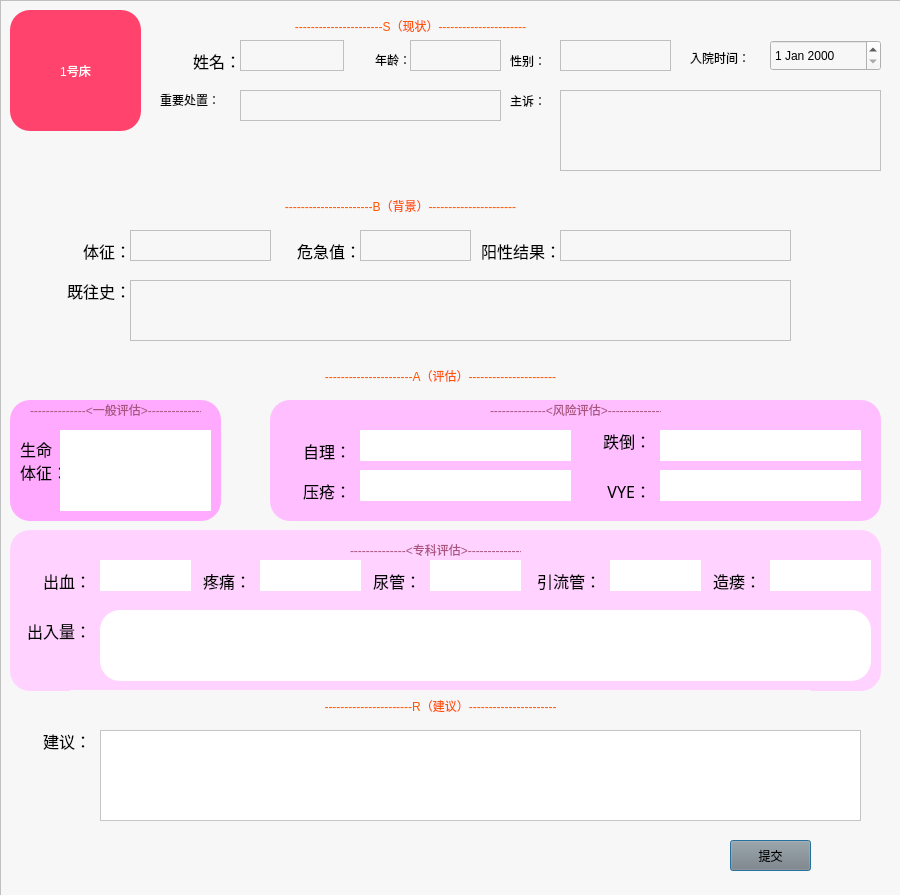
<?xml version="1.0" encoding="UTF-8"?>
<ui version="4.0">
 <class>PatientViewer</class>
 <widget class="QDialog" name="PatientViewer">
  <property name="geometry">
   <rect>
    <x>0</x>
    <y>0</y>
    <width>900</width>
    <height>895</height>
   </rect>
  </property>
  <property name="windowTitle">
   <string>SBAR系统</string>
  </property>
  <widget class="QFrame" name="frame">
   <property name="geometry">
    <rect>
     <x>0</x>
     <y>0</y>
     <width>901</width>
     <height>901</height>
    </rect>
   </property>
   <property name="sizePolicy">
    <sizepolicy hsizetype="Preferred" vsizetype="Preferred">
     <horstretch>0</horstretch>
     <verstretch>0</verstretch>
    </sizepolicy>
   </property>
   <property name="layoutDirection">
    <enum>Qt::LeftToRight</enum>
   </property>
   <property name="styleSheet">
    <string notr="true">background-color: rgb(247, 247, 247);
</string>
   </property>
   <property name="frameShape">
    <enum>QFrame::StyledPanel</enum>
   </property>
   <property name="frameShadow">
    <enum>QFrame::Raised</enum>
   </property>
   <widget class="QLabel" name="label">
    <property name="geometry">
     <rect>
      <x>10</x>
      <y>10</y>
      <width>131</width>
      <height>121</height>
     </rect>
    </property>
    <property name="sizePolicy">
     <sizepolicy hsizetype="Minimum" vsizetype="Preferred">
      <horstretch>0</horstretch>
      <verstretch>0</verstretch>
     </sizepolicy>
    </property>
    <property name="layoutDirection">
     <enum>Qt::RightToLeft</enum>
    </property>
    <property name="styleSheet">
     <string notr="true"> background-color: rgb(255, 67, 108);
 color: white;
 border-radius: 20px; /* 添加圆角 */
	font: 75 24pt &quot;微软雅黑&quot;;

</string>
    </property>
    <property name="frameShadow">
     <enum>QFrame::Sunken</enum>
    </property>
    <property name="text">
     <string>1号床</string>
    </property>
    <property name="alignment">
     <set>Qt::AlignCenter</set>
    </property>
   </widget>
   <widget class="QLabel" name="label_2">
    <property name="geometry">
     <rect>
      <x>180</x>
      <y>50</y>
      <width>61</width>
      <height>21</height>
     </rect>
    </property>
    <property name="font">
     <font>
      <family>宋体</family>
      <pointsize>12</pointsize>
      <weight>50</weight>
      <italic>false</italic>
      <bold>false</bold>
     </font>
    </property>
    <property name="styleSheet">
     <string notr="true">font: 12pt &quot;宋体&quot;;</string>
    </property>
    <property name="text">
     <string>姓名：</string>
    </property>
    <property name="alignment">
     <set>Qt::AlignRight|Qt::AlignTrailing|Qt::AlignVCenter</set>
    </property>
   </widget>
   <widget class="QLabel" name="label_3">
    <property name="geometry">
     <rect>
      <x>360</x>
      <y>50</y>
      <width>51</width>
      <height>20</height>
     </rect>
    </property>
    <property name="styleSheet">
     <string notr="true">font: 12pt &quot;宋体&quot;;</string>
    </property>
    <property name="text">
     <string>年龄：</string>
    </property>
    <property name="alignment">
     <set>Qt::AlignRight|Qt::AlignTrailing|Qt::AlignVCenter</set>
    </property>
   </widget>
   <widget class="QLabel" name="label_4">
    <property name="geometry">
     <rect>
      <x>510</x>
      <y>50</y>
      <width>41</width>
      <height>21</height>
     </rect>
    </property>
    <property name="styleSheet">
     <string notr="true">font: 12pt &quot;宋体&quot;;</string>
    </property>
    <property name="text">
     <string>性别：</string>
    </property>
   </widget>
   <widget class="QLabel" name="label_5">
    <property name="geometry">
     <rect>
      <x>690</x>
      <y>50</y>
      <width>81</width>
      <height>16</height>
     </rect>
    </property>
    <property name="styleSheet">
     <string notr="true">font: 12pt &quot;宋体&quot;;</string>
    </property>
    <property name="text">
     <string>入院时间：</string>
    </property>
   </widget>
   <widget class="QLabel" name="label_6">
    <property name="geometry">
     <rect>
      <x>190</x>
      <y>10</y>
      <width>441</width>
      <height>31</height>
     </rect>
    </property>
    <property name="styleSheet">
     <string notr="true">font: 75 12pt &quot;微软雅黑&quot;;
color: rgb(255, 85, 0);</string>
    </property>
    <property name="text">
     <string>----------------------S（现状）----------------------</string>
    </property>
    <property name="alignment">
     <set>Qt::AlignCenter</set>
    </property>
   </widget>
   <widget class="QLabel" name="label_7">
    <property name="geometry">
     <rect>
      <x>510</x>
      <y>90</y>
      <width>51</width>
      <height>21</height>
     </rect>
    </property>
    <property name="styleSheet">
     <string notr="true">font: 12pt &quot;宋体&quot;;</string>
    </property>
    <property name="text">
     <string>主诉：</string>
    </property>
   </widget>
   <widget class="QLabel" name="label_8">
    <property name="geometry">
     <rect>
      <x>160</x>
      <y>90</y>
      <width>71</width>
      <height>20</height>
     </rect>
    </property>
    <property name="styleSheet">
     <string notr="true">font: 12pt &quot;宋体&quot;;</string>
    </property>
    <property name="text">
     <string>重要处置：</string>
    </property>
   </widget>
   <widget class="QTextEdit" name="chief_complaint">
    <property name="geometry">
     <rect>
      <x>560</x>
      <y>90</y>
      <width>321</width>
      <height>81</height>
     </rect>
    </property>
    <property name="styleSheet">
     <string notr="true">font: 12pt &quot;宋体&quot;;</string>
    </property>
    <property name="tabChangesFocus">
     <bool>true</bool>
    </property>
   </widget>
   <widget class="QTextEdit" name="username">
    <property name="geometry">
     <rect>
      <x>240</x>
      <y>40</y>
      <width>104</width>
      <height>31</height>
     </rect>
    </property>
    <property name="styleSheet">
     <string notr="true">font: 12pt &quot;宋体&quot;;</string>
    </property>
    <property name="tabChangesFocus">
     <bool>true</bool>
    </property>
   </widget>
   <widget class="QDateEdit" name="admission_date">
    <property name="geometry">
     <rect>
      <x>770</x>
      <y>40</y>
      <width>111</width>
      <height>31</height>
     </rect>
    </property>
    <property name="styleSheet">
     <string notr="true">font: 12pt &quot;宋体&quot;;</string>
    </property>
   </widget>
   <widget class="QTextEdit" name="age">
    <property name="geometry">
     <rect>
      <x>410</x>
      <y>40</y>
      <width>91</width>
      <height>31</height>
     </rect>
    </property>
    <property name="styleSheet">
     <string notr="true">font: 12pt &quot;宋体&quot;;</string>
    </property>
    <property name="tabChangesFocus">
     <bool>true</bool>
    </property>
   </widget>
   <widget class="QTextEdit" name="important_disposal">
    <property name="geometry">
     <rect>
      <x>240</x>
      <y>90</y>
      <width>261</width>
      <height>31</height>
     </rect>
    </property>
    <property name="styleSheet">
     <string notr="true">font: 12pt &quot;宋体&quot;;</string>
    </property>
    <property name="tabChangesFocus">
     <bool>true</bool>
    </property>
   </widget>
   <widget class="QTextEdit" name="gender">
    <property name="geometry">
     <rect>
      <x>560</x>
      <y>40</y>
      <width>111</width>
      <height>31</height>
     </rect>
    </property>
    <property name="styleSheet">
     <string notr="true">font: 12pt &quot;宋体&quot;;</string>
    </property>
    <property name="tabChangesFocus">
     <bool>true</bool>
    </property>
   </widget>
   <widget class="QLabel" name="label_17">
    <property name="geometry">
     <rect>
      <x>30</x>
      <y>190</y>
      <width>741</width>
      <height>31</height>
     </rect>
    </property>
    <property name="styleSheet">
     <string notr="true">font: 75 12pt &quot;微软雅黑&quot;;
color: rgb(255, 85, 0);</string>
    </property>
    <property name="text">
     <string>----------------------B（背景）----------------------</string>
    </property>
    <property name="alignment">
     <set>Qt::AlignCenter</set>
    </property>
   </widget>
   <widget class="QLabel" name="label_18">
    <property name="geometry">
     <rect>
      <x>60</x>
      <y>280</y>
      <width>71</width>
      <height>21</height>
     </rect>
    </property>
    <property name="font">
     <font>
      <family>宋体</family>
      <pointsize>12</pointsize>
      <weight>50</weight>
      <italic>false</italic>
      <bold>false</bold>
     </font>
    </property>
    <property name="styleSheet">
     <string notr="true">font: 12pt &quot;宋体&quot;;</string>
    </property>
    <property name="text">
     <string>既往史：</string>
    </property>
    <property name="alignment">
     <set>Qt::AlignRight|Qt::AlignTrailing|Qt::AlignVCenter</set>
    </property>
   </widget>
   <widget class="QLabel" name="label_19">
    <property name="geometry">
     <rect>
      <x>480</x>
      <y>240</y>
      <width>81</width>
      <height>21</height>
     </rect>
    </property>
    <property name="font">
     <font>
      <family>宋体</family>
      <pointsize>12</pointsize>
      <weight>50</weight>
      <italic>false</italic>
      <bold>false</bold>
     </font>
    </property>
    <property name="styleSheet">
     <string notr="true">font: 12pt &quot;宋体&quot;;</string>
    </property>
    <property name="text">
     <string>阳性结果：</string>
    </property>
    <property name="alignment">
     <set>Qt::AlignRight|Qt::AlignTrailing|Qt::AlignVCenter</set>
    </property>
   </widget>
   <widget class="QLabel" name="label_20">
    <property name="geometry">
     <rect>
      <x>70</x>
      <y>240</y>
      <width>61</width>
      <height>21</height>
     </rect>
    </property>
    <property name="font">
     <font>
      <family>宋体</family>
      <pointsize>12</pointsize>
      <weight>50</weight>
      <italic>false</italic>
      <bold>false</bold>
     </font>
    </property>
    <property name="styleSheet">
     <string notr="true">font: 12pt &quot;宋体&quot;;</string>
    </property>
    <property name="text">
     <string>体征：</string>
    </property>
    <property name="alignment">
     <set>Qt::AlignRight|Qt::AlignTrailing|Qt::AlignVCenter</set>
    </property>
   </widget>
   <widget class="QLabel" name="label_21">
    <property name="geometry">
     <rect>
      <x>290</x>
      <y>240</y>
      <width>71</width>
      <height>21</height>
     </rect>
    </property>
    <property name="font">
     <font>
      <family>宋体</family>
      <pointsize>12</pointsize>
      <weight>50</weight>
      <italic>false</italic>
      <bold>false</bold>
     </font>
    </property>
    <property name="styleSheet">
     <string notr="true">font: 12pt &quot;宋体&quot;;</string>
    </property>
    <property name="text">
     <string>危急值：</string>
    </property>
    <property name="alignment">
     <set>Qt::AlignRight|Qt::AlignTrailing|Qt::AlignVCenter</set>
    </property>
   </widget>
   <widget class="QTextEdit" name="physical_examination">
    <property name="geometry">
     <rect>
      <x>130</x>
      <y>230</y>
      <width>141</width>
      <height>31</height>
     </rect>
    </property>
    <property name="styleSheet">
     <string notr="true">font: 12pt &quot;宋体&quot;;</string>
    </property>
    <property name="tabChangesFocus">
     <bool>true</bool>
    </property>
   </widget>
   <widget class="QTextEdit" name="critical_value">
    <property name="geometry">
     <rect>
      <x>360</x>
      <y>230</y>
      <width>111</width>
      <height>31</height>
     </rect>
    </property>
    <property name="styleSheet">
     <string notr="true">font: 12pt &quot;宋体&quot;;</string>
    </property>
    <property name="tabChangesFocus">
     <bool>true</bool>
    </property>
   </widget>
   <widget class="QTextEdit" name="positive_results">
    <property name="geometry">
     <rect>
      <x>560</x>
      <y>230</y>
      <width>231</width>
      <height>31</height>
     </rect>
    </property>
    <property name="styleSheet">
     <string notr="true">font: 12pt &quot;宋体&quot;;</string>
    </property>
    <property name="tabChangesFocus">
     <bool>true</bool>
    </property>
   </widget>
   <widget class="QTextEdit" name="medical_history">
    <property name="geometry">
     <rect>
      <x>130</x>
      <y>280</y>
      <width>661</width>
      <height>61</height>
     </rect>
    </property>
    <property name="styleSheet">
     <string notr="true">font: 12pt &quot;宋体&quot;;</string>
    </property>
    <property name="tabChangesFocus">
     <bool>true</bool>
    </property>
   </widget>
   <widget class="QLabel" name="label_22">
    <property name="geometry">
     <rect>
      <x>70</x>
      <y>360</y>
      <width>741</width>
      <height>31</height>
     </rect>
    </property>
    <property name="styleSheet">
     <string notr="true">font: 75 12pt &quot;微软雅黑&quot;;
color: rgb(255, 85, 0);</string>
    </property>
    <property name="text">
     <string>----------------------A（评估）----------------------</string>
    </property>
    <property name="alignment">
     <set>Qt::AlignCenter</set>
    </property>
   </widget>
   <widget class="QFrame" name="frame_2">
    <property name="geometry">
     <rect>
      <x>10</x>
      <y>400</y>
      <width>211</width>
      <height>121</height>
     </rect>
    </property>
    <property name="styleSheet">
     <string notr="true"> border-radius: 20px; /* 添加圆角 */background-color: rgb(255, 170, 255);</string>
    </property>
    <property name="frameShape">
     <enum>QFrame::StyledPanel</enum>
    </property>
    <property name="frameShadow">
     <enum>QFrame::Raised</enum>
    </property>
    <widget class="QLabel" name="label_26">
     <property name="geometry">
      <rect>
       <x>10</x>
       <y>30</y>
       <width>41</width>
       <height>61</height>
      </rect>
     </property>
     <property name="font">
      <font>
       <family>宋体</family>
       <pointsize>12</pointsize>
       <weight>50</weight>
       <italic>false</italic>
       <bold>false</bold>
      </font>
     </property>
     <property name="styleSheet">
      <string notr="true">background-color: rgb(255, 170, 255);font: 12pt &quot;宋体&quot;;</string>
     </property>
     <property name="text">
      <string>生命 
体征：</string>
     </property>
     <property name="textFormat">
      <enum>Qt::AutoText</enum>
     </property>
     <property name="alignment">
      <set>Qt::AlignLeading|Qt::AlignLeft|Qt::AlignVCenter</set>
     </property>
    </widget>
    <widget class="QTextEdit" name="vital_signs">
     <property name="geometry">
      <rect>
       <x>50</x>
       <y>30</y>
       <width>151</width>
       <height>81</height>
      </rect>
     </property>
     <property name="styleSheet">
      <string notr="true"> border-radius: 0px; /* 添加圆角 */background-color: rgb(255, 255, 255);</string>
     </property>
     <property name="tabChangesFocus">
      <bool>true</bool>
     </property>
    </widget>
    <widget class="QLabel" name="label_23">
     <property name="geometry">
      <rect>
       <x>20</x>
       <y>0</y>
       <width>171</width>
       <height>21</height>
      </rect>
     </property>
     <property name="styleSheet">
      <string notr="true">background-color: rgb(255, 170, 255);font: 75 10pt &quot;微软雅黑&quot;;

color: rgb(170, 85, 127);</string>
     </property>
     <property name="text">
      <string>--------------&lt;一般评估&gt;---------------</string>
     </property>
     <property name="alignment">
      <set>Qt::AlignCenter</set>
     </property>
    </widget>
   </widget>
   <widget class="QLabel" name="label_27">
    <property name="geometry">
     <rect>
      <x>20</x>
      <y>620</y>
      <width>71</width>
      <height>21</height>
     </rect>
    </property>
    <property name="font">
     <font>
      <family>宋体</family>
      <pointsize>12</pointsize>
      <weight>50</weight>
      <italic>false</italic>
      <bold>false</bold>
     </font>
    </property>
    <property name="styleSheet">
     <string notr="true">background-color: rgb(255, 210, 255);font: 12pt &quot;宋体&quot;;</string>
    </property>
    <property name="text">
     <string>出入量：</string>
    </property>
    <property name="alignment">
     <set>Qt::AlignRight|Qt::AlignTrailing|Qt::AlignVCenter</set>
    </property>
   </widget>
   <widget class="QLabel" name="label_29">
    <property name="geometry">
     <rect>
      <x>200</x>
      <y>570</y>
      <width>51</width>
      <height>21</height>
     </rect>
    </property>
    <property name="font">
     <font>
      <family>宋体</family>
      <pointsize>12</pointsize>
      <weight>50</weight>
      <italic>false</italic>
      <bold>false</bold>
     </font>
    </property>
    <property name="styleSheet">
     <string notr="true">background-color: rgb(255, 210, 255);font: 12pt &quot;宋体&quot;;</string>
    </property>
    <property name="text">
     <string>疼痛：</string>
    </property>
    <property name="alignment">
     <set>Qt::AlignRight|Qt::AlignTrailing|Qt::AlignVCenter</set>
    </property>
   </widget>
   <widget class="QLabel" name="label_33">
    <property name="geometry">
     <rect>
      <x>280</x>
      <y>480</y>
      <width>71</width>
      <height>21</height>
     </rect>
    </property>
    <property name="font">
     <font>
      <family>宋体</family>
      <pointsize>12</pointsize>
      <weight>50</weight>
      <italic>false</italic>
      <bold>false</bold>
     </font>
    </property>
    <property name="styleSheet">
     <string notr="true">background-color: rgb(255, 190, 255);font: 12pt &quot;宋体&quot;;</string>
    </property>
    <property name="text">
     <string>压疮：</string>
    </property>
    <property name="alignment">
     <set>Qt::AlignRight|Qt::AlignTrailing|Qt::AlignVCenter</set>
    </property>
   </widget>
   <widget class="QLabel" name="label_34">
    <property name="geometry">
     <rect>
      <x>280</x>
      <y>440</y>
      <width>71</width>
      <height>21</height>
     </rect>
    </property>
    <property name="font">
     <font>
      <family>宋体</family>
      <pointsize>12</pointsize>
      <weight>50</weight>
      <italic>false</italic>
      <bold>false</bold>
     </font>
    </property>
    <property name="styleSheet">
     <string notr="true">background-color: rgb(255, 190, 255);font: 12pt &quot;宋体&quot;;</string>
    </property>
    <property name="text">
     <string>自理：</string>
    </property>
    <property name="alignment">
     <set>Qt::AlignRight|Qt::AlignTrailing|Qt::AlignVCenter</set>
    </property>
   </widget>
   <widget class="QLabel" name="label_35">
    <property name="geometry">
     <rect>
      <x>580</x>
      <y>430</y>
      <width>71</width>
      <height>21</height>
     </rect>
    </property>
    <property name="font">
     <font>
      <family>宋体</family>
      <pointsize>12</pointsize>
      <weight>50</weight>
      <italic>false</italic>
      <bold>false</bold>
     </font>
    </property>
    <property name="styleSheet">
     <string notr="true">background-color: rgb(255, 190, 255);font: 12pt &quot;宋体&quot;;</string>
    </property>
    <property name="text">
     <string>跌倒：</string>
    </property>
    <property name="alignment">
     <set>Qt::AlignRight|Qt::AlignTrailing|Qt::AlignVCenter</set>
    </property>
   </widget>
   <widget class="QLabel" name="label_36">
    <property name="geometry">
     <rect>
      <x>580</x>
      <y>480</y>
      <width>71</width>
      <height>21</height>
     </rect>
    </property>
    <property name="font">
     <font>
      <family>宋体</family>
      <pointsize>12</pointsize>
      <weight>50</weight>
      <italic>false</italic>
      <bold>false</bold>
     </font>
    </property>
    <property name="styleSheet">
     <string notr="true">background-color: rgb(255, 190, 255);font: 12pt &quot;宋体&quot;;</string>
    </property>
    <property name="text">
     <string>VYE：</string>
    </property>
    <property name="alignment">
     <set>Qt::AlignRight|Qt::AlignTrailing|Qt::AlignVCenter</set>
    </property>
   </widget>
   <widget class="QFrame" name="frame_3">
    <property name="geometry">
     <rect>
      <x>270</x>
      <y>400</y>
      <width>611</width>
      <height>121</height>
     </rect>
    </property>
    <property name="styleSheet">
     <string notr="true"> border-radius: 20px; /* 添加圆角 */background-color: rgb(255, 190, 255);</string>
    </property>
    <property name="frameShape">
     <enum>QFrame::StyledPanel</enum>
    </property>
    <property name="frameShadow">
     <enum>QFrame::Raised</enum>
    </property>
    <widget class="QLabel" name="label_25">
     <property name="geometry">
      <rect>
       <x>220</x>
       <y>0</y>
       <width>171</width>
       <height>21</height>
      </rect>
     </property>
     <property name="styleSheet">
      <string notr="true">font: 75 10pt &quot;微软雅黑&quot;;

color: rgb(170, 85, 127);</string>
     </property>
     <property name="text">
      <string>--------------&lt;风险评估&gt;---------------</string>
     </property>
     <property name="alignment">
      <set>Qt::AlignCenter</set>
     </property>
    </widget>
    <widget class="QTextEdit" name="self_care">
     <property name="geometry">
      <rect>
       <x>90</x>
       <y>30</y>
       <width>211</width>
       <height>31</height>
      </rect>
     </property>
     <property name="styleSheet">
      <string notr="true">font: 12pt &quot;宋体&quot;;
background-color: rgb(255, 255, 255);</string>
     </property>
     <property name="tabChangesFocus">
      <bool>true</bool>
     </property>
    </widget>
    <widget class="QTextEdit" name="pressure_ulcers">
     <property name="geometry">
      <rect>
       <x>90</x>
       <y>70</y>
       <width>211</width>
       <height>31</height>
      </rect>
     </property>
     <property name="styleSheet">
      <string notr="true">font: 12pt &quot;宋体&quot;;
background-color: rgb(255, 255, 255);</string>
     </property>
     <property name="tabChangesFocus">
      <bool>true</bool>
     </property>
    </widget>
    <widget class="QTextEdit" name="falls">
     <property name="geometry">
      <rect>
       <x>390</x>
       <y>30</y>
       <width>201</width>
       <height>31</height>
      </rect>
     </property>
     <property name="styleSheet">
      <string notr="true">font: 12pt &quot;宋体&quot;;
background-color: rgb(255, 255, 255);</string>
     </property>
     <property name="tabChangesFocus">
      <bool>true</bool>
     </property>
    </widget>
    <widget class="QTextEdit" name="VYE">
     <property name="geometry">
      <rect>
       <x>390</x>
       <y>70</y>
       <width>201</width>
       <height>31</height>
      </rect>
     </property>
     <property name="styleSheet">
      <string notr="true">font: 12pt &quot;宋体&quot;;
background-color: rgb(255, 255, 255);</string>
     </property>
     <property name="tabChangesFocus">
      <bool>true</bool>
     </property>
    </widget>
   </widget>
   <widget class="QFrame" name="frame_4">
    <property name="geometry">
     <rect>
      <x>10</x>
      <y>530</y>
      <width>871</width>
      <height>161</height>
     </rect>
    </property>
    <property name="styleSheet">
     <string notr="true"> border-radius: 20px; /* 添加圆角 */background-color: rgb(255, 210, 255);</string>
    </property>
    <property name="frameShape">
     <enum>QFrame::StyledPanel</enum>
    </property>
    <property name="frameShadow">
     <enum>QFrame::Raised</enum>
    </property>
    <widget class="QLabel" name="label_24">
     <property name="geometry">
      <rect>
       <x>340</x>
       <y>10</y>
       <width>171</width>
       <height>21</height>
      </rect>
     </property>
     <property name="styleSheet">
      <string notr="true">font: 75 10pt &quot;微软雅黑&quot;;

color: rgb(170, 85, 127);</string>
     </property>
     <property name="text">
      <string>--------------&lt;专科评估&gt;---------------</string>
     </property>
     <property name="alignment">
      <set>Qt::AlignCenter</set>
     </property>
    </widget>
    <widget class="QTextEdit" name="bleeding">
     <property name="geometry">
      <rect>
       <x>90</x>
       <y>30</y>
       <width>91</width>
       <height>31</height>
      </rect>
     </property>
     <property name="styleSheet">
      <string notr="true">font: 12pt &quot;宋体&quot;;
background-color: rgb(255, 255, 255);</string>
     </property>
     <property name="tabChangesFocus">
      <bool>true</bool>
     </property>
    </widget>
    <widget class="QLabel" name="label_32">
     <property name="geometry">
      <rect>
       <x>30</x>
       <y>40</y>
       <width>51</width>
       <height>21</height>
      </rect>
     </property>
     <property name="font">
      <font>
       <family>宋体</family>
       <pointsize>12</pointsize>
       <weight>50</weight>
       <italic>false</italic>
       <bold>false</bold>
      </font>
     </property>
     <property name="styleSheet">
      <string notr="true">background-color: rgb(255, 210, 255);font: 12pt &quot;宋体&quot;;</string>
     </property>
     <property name="text">
      <string>出血：</string>
     </property>
     <property name="alignment">
      <set>Qt::AlignRight|Qt::AlignTrailing|Qt::AlignVCenter</set>
     </property>
    </widget>
    <widget class="QTextEdit" name="pain">
     <property name="geometry">
      <rect>
       <x>250</x>
       <y>30</y>
       <width>101</width>
       <height>31</height>
      </rect>
     </property>
     <property name="styleSheet">
      <string notr="true">font: 12pt &quot;宋体&quot;;
background-color: rgb(255, 255, 255);</string>
     </property>
     <property name="tabChangesFocus">
      <bool>true</bool>
     </property>
    </widget>
    <widget class="QTextEdit" name="urinarycatheter">
     <property name="geometry">
      <rect>
       <x>420</x>
       <y>30</y>
       <width>91</width>
       <height>31</height>
      </rect>
     </property>
     <property name="styleSheet">
      <string notr="true">font: 12pt &quot;宋体&quot;;
background-color: rgb(255, 255, 255);</string>
     </property>
     <property name="tabChangesFocus">
      <bool>true</bool>
     </property>
    </widget>
    <widget class="QTextEdit" name="drainagetube">
     <property name="geometry">
      <rect>
       <x>600</x>
       <y>30</y>
       <width>91</width>
       <height>31</height>
      </rect>
     </property>
     <property name="styleSheet">
      <string notr="true">font: 12pt &quot;宋体&quot;;
background-color: rgb(255, 255, 255);</string>
     </property>
     <property name="tabChangesFocus">
      <bool>true</bool>
     </property>
    </widget>
    <widget class="QLabel" name="label_31">
     <property name="geometry">
      <rect>
       <x>360</x>
       <y>40</y>
       <width>51</width>
       <height>21</height>
      </rect>
     </property>
     <property name="font">
      <font>
       <family>宋体</family>
       <pointsize>12</pointsize>
       <weight>50</weight>
       <italic>false</italic>
       <bold>false</bold>
      </font>
     </property>
     <property name="styleSheet">
      <string notr="true">background-color: rgb(255, 210, 255);font: 12pt &quot;宋体&quot;;</string>
     </property>
     <property name="text">
      <string>尿管：</string>
     </property>
     <property name="alignment">
      <set>Qt::AlignRight|Qt::AlignTrailing|Qt::AlignVCenter</set>
     </property>
    </widget>
    <widget class="QLabel" name="label_28">
     <property name="geometry">
      <rect>
       <x>520</x>
       <y>40</y>
       <width>71</width>
       <height>21</height>
      </rect>
     </property>
     <property name="font">
      <font>
       <family>宋体</family>
       <pointsize>12</pointsize>
       <weight>50</weight>
       <italic>false</italic>
       <bold>false</bold>
      </font>
     </property>
     <property name="styleSheet">
      <string notr="true">background-color: rgb(255, 210, 255);font: 12pt &quot;宋体&quot;;</string>
     </property>
     <property name="text">
      <string>引流管：</string>
     </property>
     <property name="alignment">
      <set>Qt::AlignRight|Qt::AlignTrailing|Qt::AlignVCenter</set>
     </property>
    </widget>
    <widget class="QLabel" name="label_30">
     <property name="geometry">
      <rect>
       <x>700</x>
       <y>40</y>
       <width>51</width>
       <height>21</height>
      </rect>
     </property>
     <property name="font">
      <font>
       <family>宋体</family>
       <pointsize>12</pointsize>
       <weight>50</weight>
       <italic>false</italic>
       <bold>false</bold>
      </font>
     </property>
     <property name="styleSheet">
      <string notr="true">background-color: rgb(255, 210, 255);font: 12pt &quot;宋体&quot;;</string>
     </property>
     <property name="text">
      <string>造瘘：</string>
     </property>
     <property name="alignment">
      <set>Qt::AlignRight|Qt::AlignTrailing|Qt::AlignVCenter</set>
     </property>
    </widget>
    <widget class="QTextEdit" name="stoma">
     <property name="geometry">
      <rect>
       <x>760</x>
       <y>30</y>
       <width>101</width>
       <height>31</height>
      </rect>
     </property>
     <property name="styleSheet">
      <string notr="true">font: 12pt &quot;宋体&quot;;
background-color: rgb(255, 255, 255);</string>
     </property>
     <property name="tabChangesFocus">
      <bool>true</bool>
     </property>
    </widget>
    <widget class="QTextEdit" name="intake_output">
     <property name="geometry">
      <rect>
       <x>90</x>
       <y>80</y>
       <width>771</width>
       <height>71</height>
      </rect>
     </property>
     <property name="styleSheet">
      <string notr="true">font: 12pt &quot;宋体&quot;;
background-color: rgb(255, 255, 255);</string>
     </property>
     <property name="tabChangesFocus">
      <bool>true</bool>
     </property>
    </widget>
   </widget>
   <widget class="QTextEdit" name="note">
    <property name="geometry">
     <rect>
      <x>100</x>
      <y>730</y>
      <width>761</width>
      <height>91</height>
     </rect>
    </property>
    <property name="styleSheet">
     <string notr="true">font: 12pt &quot;宋体&quot;;
background-color: rgb(255, 255, 255);</string>
    </property>
    <property name="tabChangesFocus">
     <bool>true</bool>
    </property>
   </widget>
   <widget class="QLabel" name="label_37">
    <property name="geometry">
     <rect>
      <x>20</x>
      <y>730</y>
      <width>71</width>
      <height>21</height>
     </rect>
    </property>
    <property name="font">
     <font>
      <family>宋体</family>
      <pointsize>12</pointsize>
      <weight>50</weight>
      <italic>false</italic>
      <bold>false</bold>
     </font>
    </property>
    <property name="styleSheet">
     <string notr="true">font: 12pt &quot;宋体&quot;;</string>
    </property>
    <property name="text">
     <string>建议：</string>
    </property>
    <property name="alignment">
     <set>Qt::AlignRight|Qt::AlignTrailing|Qt::AlignVCenter</set>
    </property>
   </widget>
   <widget class="QLabel" name="label_38">
    <property name="geometry">
     <rect>
      <x>70</x>
      <y>690</y>
      <width>741</width>
      <height>31</height>
     </rect>
    </property>
    <property name="styleSheet">
     <string notr="true">font: 75 12pt &quot;微软雅黑&quot;;
color: rgb(255, 85, 0);</string>
    </property>
    <property name="text">
     <string>----------------------R（建议）----------------------</string>
    </property>
    <property name="alignment">
     <set>Qt::AlignCenter</set>
    </property>
   </widget>
   <widget class="QPushButton" name="pushButton">
    <property name="geometry">
     <rect>
      <x>730</x>
      <y>840</y>
      <width>81</width>
      <height>31</height>
     </rect>
    </property>
    <property name="styleSheet">
     <string notr="true">background-color: rgb(131, 131, 131);</string>
    </property>
    <property name="text">
     <string>提交</string>
    </property>
   </widget>
   <zorder>frame_4</zorder>
   <zorder>frame_3</zorder>
   <zorder>frame_2</zorder>
   <zorder>label</zorder>
   <zorder>label_2</zorder>
   <zorder>label_3</zorder>
   <zorder>label_4</zorder>
   <zorder>label_5</zorder>
   <zorder>label_6</zorder>
   <zorder>label_7</zorder>
   <zorder>label_8</zorder>
   <zorder>chief_complaint</zorder>
   <zorder>username</zorder>
   <zorder>admission_date</zorder>
   <zorder>age</zorder>
   <zorder>important_disposal</zorder>
   <zorder>gender</zorder>
   <zorder>label_17</zorder>
   <zorder>label_18</zorder>
   <zorder>label_19</zorder>
   <zorder>label_20</zorder>
   <zorder>label_21</zorder>
   <zorder>physical_examination</zorder>
   <zorder>critical_value</zorder>
   <zorder>positive_results</zorder>
   <zorder>medical_history</zorder>
   <zorder>label_22</zorder>
   <zorder>label_27</zorder>
   <zorder>label_29</zorder>
   <zorder>label_33</zorder>
   <zorder>label_34</zorder>
   <zorder>label_35</zorder>
   <zorder>label_36</zorder>
   <zorder>note</zorder>
   <zorder>label_37</zorder>
   <zorder>label_38</zorder>
   <zorder>pushButton</zorder>
  </widget>
 </widget>
 <tabstops>
  <tabstop>username</tabstop>
  <tabstop>age</tabstop>
  <tabstop>gender</tabstop>
  <tabstop>admission_date</tabstop>
  <tabstop>important_disposal</tabstop>
  <tabstop>chief_complaint</tabstop>
  <tabstop>physical_examination</tabstop>
  <tabstop>critical_value</tabstop>
  <tabstop>positive_results</tabstop>
  <tabstop>medical_history</tabstop>
  <tabstop>vital_signs</tabstop>
  <tabstop>self_care</tabstop>
  <tabstop>pressure_ulcers</tabstop>
  <tabstop>falls</tabstop>
  <tabstop>VYE</tabstop>
  <tabstop>bleeding</tabstop>
  <tabstop>pain</tabstop>
  <tabstop>urinarycatheter</tabstop>
  <tabstop>drainagetube</tabstop>
  <tabstop>stoma</tabstop>
  <tabstop>intake_output</tabstop>
  <tabstop>note</tabstop>
  <tabstop>pushButton</tabstop>
 </tabstops>
 <resources/>
 <connections/>
</ui>
